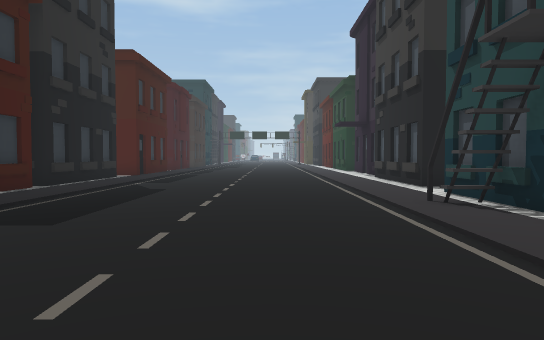
view 1 (above)

16 first-person views from a walk through a scene from a Unity 3-D project. The camera is 1.5 m above the floor, tilts 2° down and sees 70° across. The floor is counted in squares, 2 m on a side. Each view is taken from the middle of a square. On the plan, view 1 faces up. The plan holds only what a view shows up to about 12 squares ahead; the rest is blank. The place goes on beyond the plan. The player character is not drawn. Some surface patterns are stand-ins.

view 2
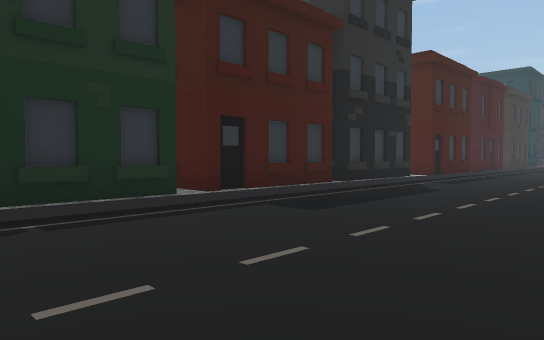

view 3
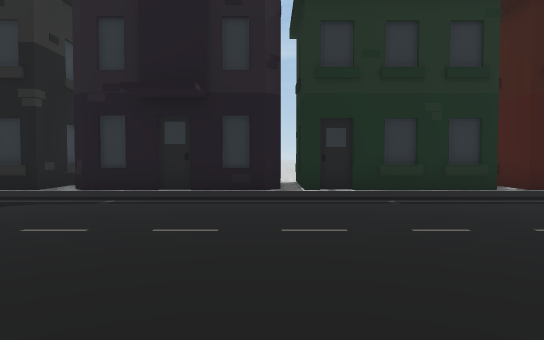

view 4
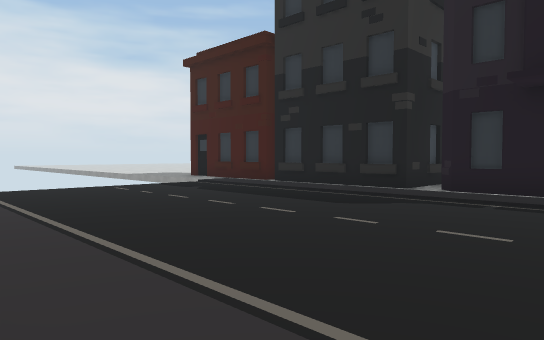

view 5
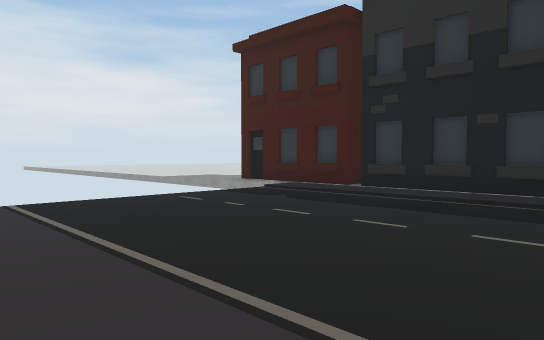

view 6
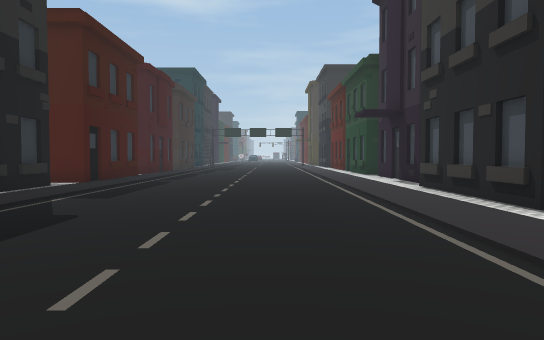

view 7
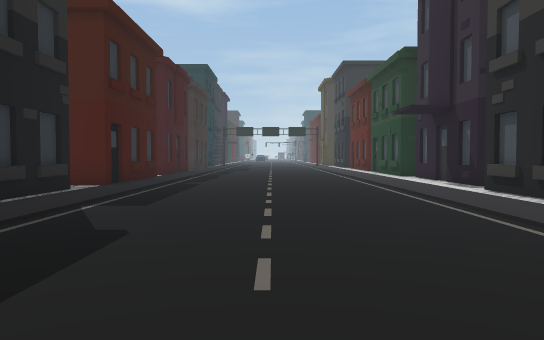

view 8
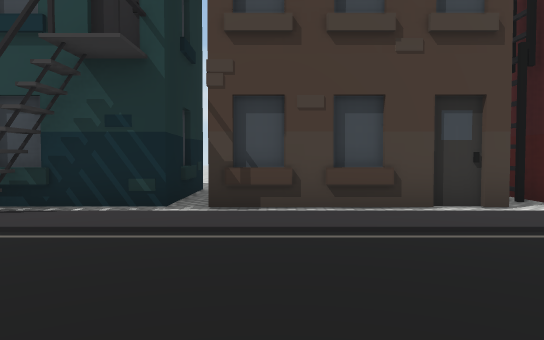

view 9
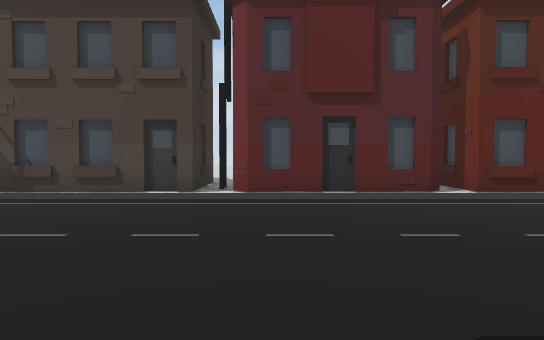

view 10
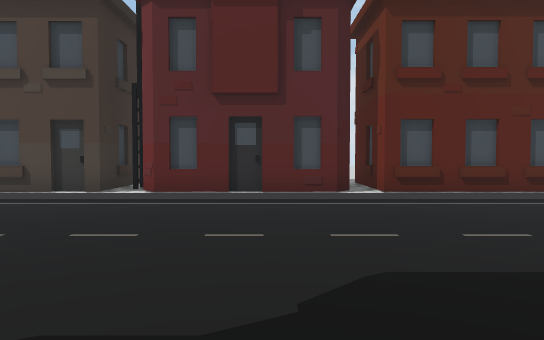

view 11
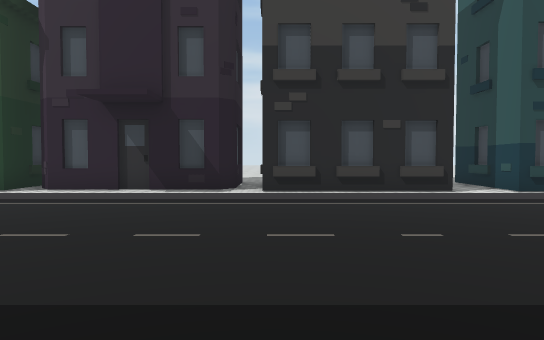

view 12
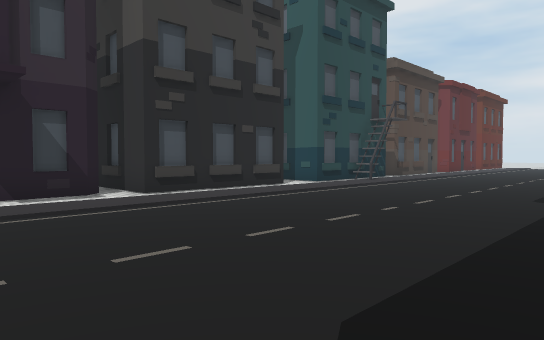

view 13
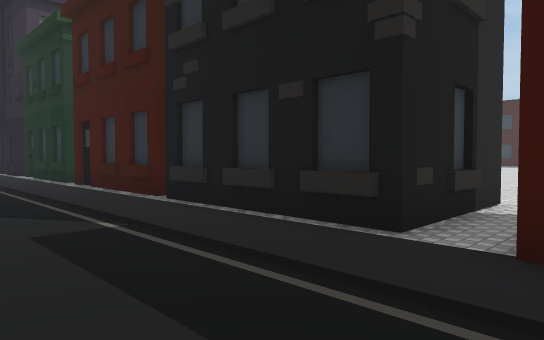

view 14
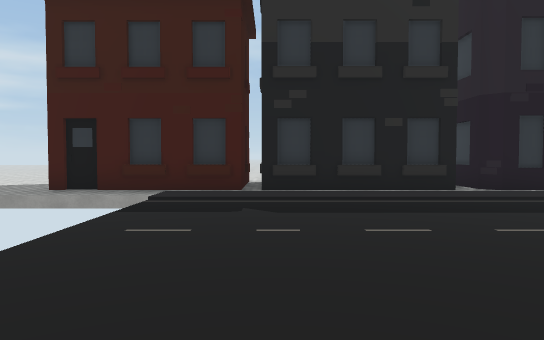

view 15
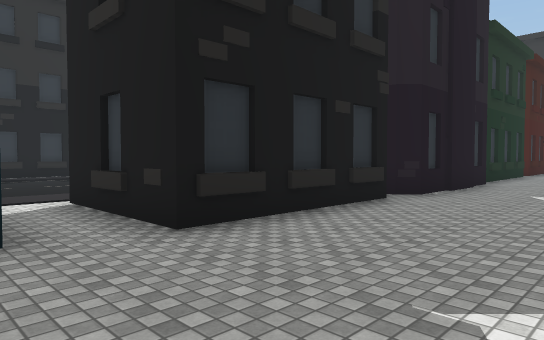

view 16
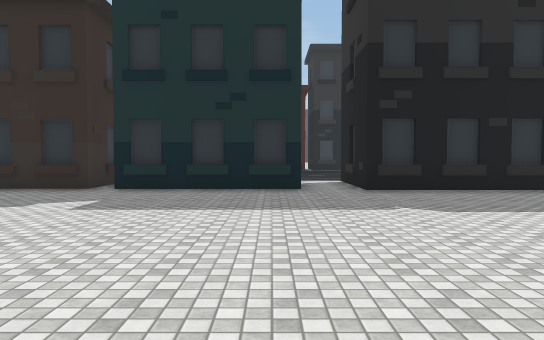

### Floor plan
Key: @ floor where view 1 was taken; # wall or solid block; . floor; O other object.
Columns run from 9 left of view 1 to 15 right of it. Each row starts with its distance up from view 1.
 17     #........#  ..
 16     #........#  ..
 15  O  #........#  O..
 14  ............###...
 13 .#O#.........###...
 12    #.........###...
 11    #.........###....
 10    #.........###.....
  9   O..........#O#.......
  8    #...................
  7    #.........##O....... .
  6    #........O###.......
  5   ##.........###.......
  4    #.........###.....
  3    #.........###....
  2    #.........###..
  1    #.........###.
  0  ###.....@...# #
 -1    #.........###
 -2    #.........##
 -3    #.........#
 -4    #.........#
 -5   ##.........#
 -6   ##.........#
 -7    #...........
 -8    #.........##O
 -9    #.........#
-10   ##.........#
-11  ###........ #
-12    #........
-13    #.
-14    #.

Positions as (right, up) in squares from view 1, and headings:
1: (0, 0), facing up
2: (1, 0), facing up-left
3: (3, -1), facing left
4: (3, -2), facing down-left
5: (3, -5), facing down-left
6: (0, 4), facing up
7: (-1, 5), facing up
8: (-2, 2), facing right
9: (-5, -3), facing right
10: (-5, -5), facing right
11: (-5, 13), facing right
12: (-4, 17), facing down-right
13: (-2, 15), facing down-left
14: (3, -10), facing left
15: (10, 7), facing up-left
16: (15, 7), facing left
